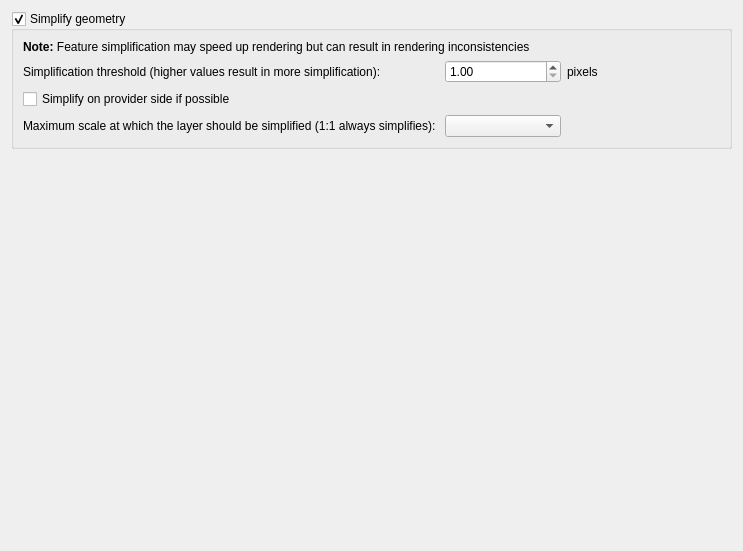
             <widget class="QWidget" name="scrollAreaWidgetContents_19">
              <property name="geometry">
               <rect>
                <x>0</x>
                <y>0</y>
                <width>743</width>
                <height>551</height>
               </rect>
              </property>
              <layout class="QVBoxLayout" name="verticalLayout_32">
               <item>
                <widget class="QGroupBox" name="mSimplifyDrawingGroupBox">
                 <property name="title">
                  <string>Simplify geometry</string>
                 </property>
                 <property name="checkable">
                  <bool>true</bool>
                 </property>
                 <layout class="QGridLayout" name="_12">
                  <item row="0" column="1" colspan="4">
                   <widget class="QLabel" name="label_59">
                    <property name="text">
                     <string>&lt;b&gt;Note:&lt;/b&gt; Feature simplification may speed up rendering but can result in rendering inconsistencies</string>
                    </property>
                   </widget>
                  </item>
                  <item row="1" column="1">
                   <widget class="QLabel" name="label_56">
                    <property name="text">
                     <string>Simplification threshold (higher values result in more simplification): </string>
                    </property>
                    <property name="margin">
                     <number>2</number>
                    </property>
                   </widget>
                  </item>
                  <item row="1" column="2">
                   <widget class="QDoubleSpinBox" name="mSimplifyDrawingSpinBox">
                    <property name="toolTip">
                     <string>Higher values result in more simplification</string>
                    </property>
                    <property name="decimals">
                     <number>2</number>
                    </property>
                    <property name="minimum">
                     <double>1.000000000000000</double>
                    </property>
                    <property name="maximum">
                     <double>5.000000000000000</double>
                    </property>
                    <property name="singleStep">
                     <double>0.200000000000000</double>
                    </property>
                    <property name="value">
                     <double>1.000000000000000</double>
                    </property>
                   </widget>
                  </item>
                  <item row="1" column="3">
                   <widget class="QLabel" name="mSimplifyDrawingPx">
                    <property name="text">
                     <string>pixels</string>
                    </property>
                    <property name="margin">
                     <number>2</number>
                    </property>
                   </widget>
                  </item>
                  <item row="1" column="4">
                   <spacer name="horizontalSpacer_40">
                    <property name="orientation">
                     <enum>Qt::Horizontal</enum>
                    </property>
                    <property name="sizeHint" stdset="0">
                     <size>
                      <width>20</width>
                      <height>20</height>
                     </size>
                    </property>
                   </spacer>
                  </item>
                  <item row="2" column="1" colspan="4">
                   <widget class="QCheckBox" name="mSimplifyDrawingAtProvider">
                    <property name="text">
                     <string>Simplify on provider side if possible</string>
                    </property>
                   </widget>
                  </item>
                  <item row="3" column="1">
                   <widget class="QLabel" name="mSimplifyMaxScaleLabel">
                    <property name="text">
                     <string>Maximum scale at which the layer should be simplified (1:1 always simplifies): </string>
                    </property>
                    <property name="margin">
                     <number>2</number>
                    </property>
                   </widget>
                  </item>
                  <item row="3" column="2">
                   <widget class="QgsScaleComboBox" name="mSimplifyMaximumScaleComboBox">
                    <property name="sizePolicy">
                     <sizepolicy hsizetype="Expanding" vsizetype="Fixed">
                      <horstretch>0</horstretch>
                      <verstretch>0</verstretch>
                     </sizepolicy>
                    </property>
                   </widget>
                  </item>
                 </layout>
                </widget>
               </item>
               <item>
                <spacer name="verticalSpacer_6">
                 <property name="orientation">
                  <enum>Qt::Vertical</enum>
                 </property>
                 <property name="sizeHint" stdset="0">
                  <size>
                   <width>20</width>
                   <height>40</height>
                  </size>
                 </property>
                </spacer>
               </item>
              </layout>
             </widget>
